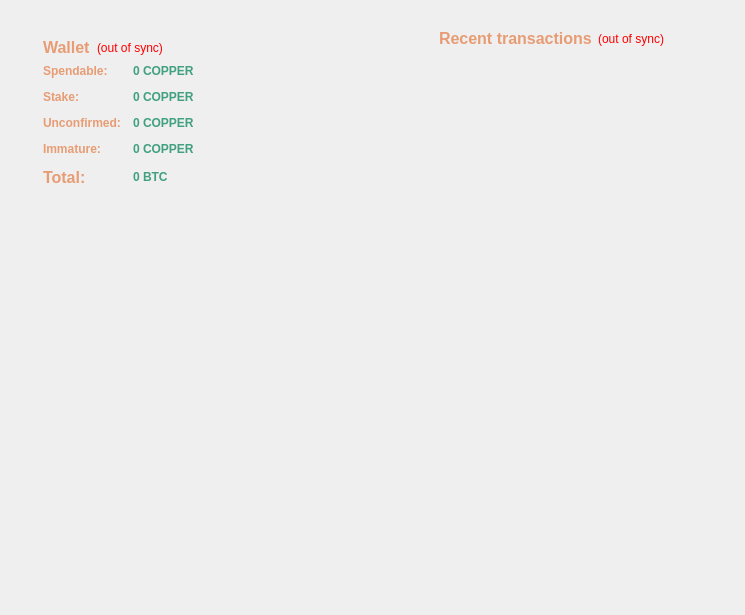
<?xml version="1.0" encoding="UTF-8"?>
<ui version="4.0">
 <class>OverviewPage</class>
 <widget class="QWidget" name="OverviewPage">
  <property name="geometry">
   <rect>
    <x>0</x>
    <y>0</y>
    <width>745</width>
    <height>615</height>
   </rect>
  </property>
  <property name="windowTitle">
   <string>Form</string>
  </property>
  <layout class="QGridLayout" name="gridLayout_4">
   <item row="0" column="0">
    <spacer name="horizontalSpacer_5">
     <property name="orientation">
      <enum>Qt::Horizontal</enum>
     </property>
     <property name="sizeType">
      <enum>QSizePolicy::Fixed</enum>
     </property>
     <property name="sizeHint" stdset="0">
      <size>
       <width>5</width>
       <height>100</height>
      </size>
     </property>
    </spacer>
   </item>
   <item row="0" column="1">
    <widget class="QFrame" name="frame_4">
     <property name="frameShape">
      <enum>QFrame::NoFrame</enum>
     </property>
     <property name="frameShadow">
      <enum>QFrame::Plain</enum>
     </property>
     <property name="lineWidth">
      <number>0</number>
     </property>
     <layout class="QGridLayout" name="gridLayout_3">
      <item row="0" column="1">
       <layout class="QVBoxLayout" name="verticalLayout_3">
        <item>
         <widget class="QFrame" name="frame_2">
          <property name="frameShape">
           <enum>QFrame::NoFrame</enum>
          </property>
          <property name="frameShadow">
           <enum>QFrame::Plain</enum>
          </property>
          <property name="lineWidth">
           <number>-1</number>
          </property>
          <layout class="QVBoxLayout" name="verticalLayout">
           <item>
            <layout class="QHBoxLayout" name="horizontalLayout_2">
             <item>
              <spacer name="horizontalSpacer_6">
               <property name="orientation">
                <enum>Qt::Horizontal</enum>
               </property>
               <property name="sizeHint" stdset="0">
                <size>
                 <width>40</width>
                 <height>20</height>
                </size>
               </property>
              </spacer>
             </item>
             <item>
              <widget class="QLabel" name="label_4">
               <property name="palette">
                <palette>
                 <active>
                  <colorrole role="WindowText">
                   <brush brushstyle="SolidPattern">
                    <color alpha="255">
                     <red>231</red>
                     <green>156</green>
                     <blue>116</blue>
                    </color>
                   </brush>
                  </colorrole>
                  <colorrole role="Text">
                   <brush brushstyle="SolidPattern">
                    <color alpha="255">
                     <red>231</red>
                     <green>156</green>
                     <blue>116</blue>
                    </color>
                   </brush>
                  </colorrole>
                 </active>
                 <inactive>
                  <colorrole role="WindowText">
                   <brush brushstyle="SolidPattern">
                    <color alpha="255">
                     <red>231</red>
                     <green>156</green>
                     <blue>116</blue>
                    </color>
                   </brush>
                  </colorrole>
                  <colorrole role="Text">
                   <brush brushstyle="SolidPattern">
                    <color alpha="255">
                     <red>231</red>
                     <green>156</green>
                     <blue>116</blue>
                    </color>
                   </brush>
                  </colorrole>
                 </inactive>
                 <disabled>
                  <colorrole role="WindowText">
                   <brush brushstyle="SolidPattern">
                    <color alpha="255">
                     <red>190</red>
                     <green>190</green>
                     <blue>190</blue>
                    </color>
                   </brush>
                  </colorrole>
                  <colorrole role="Text">
                   <brush brushstyle="SolidPattern">
                    <color alpha="255">
                     <red>190</red>
                     <green>190</green>
                     <blue>190</blue>
                    </color>
                   </brush>
                  </colorrole>
                 </disabled>
                </palette>
               </property>
               <property name="text">
                <string>&lt;html&gt;&lt;head/&gt;&lt;body&gt;&lt;p&gt;&lt;span style=&quot; font-size:12pt; font-weight:600; color:#e79c74;&quot;&gt;Recent transactions&lt;/span&gt;&lt;/p&gt;&lt;/body&gt;&lt;/html&gt;</string>
               </property>
              </widget>
             </item>
             <item>
              <widget class="QLabel" name="labelTransactionsStatus">
               <property name="toolTip">
                <string>The displayed information may be out of date. Your wallet automatically synchronizes with the Coppercoin network after a connection is established, but this process has not completed yet.</string>
               </property>
               <property name="styleSheet">
                <string notr="true">QLabel { color: red; }</string>
               </property>
               <property name="text">
                <string notr="true">(out of sync)</string>
               </property>
               <property name="alignment">
                <set>Qt::AlignRight|Qt::AlignTrailing|Qt::AlignVCenter</set>
               </property>
              </widget>
             </item>
             <item>
              <spacer name="horizontalSpacer">
               <property name="orientation">
                <enum>Qt::Horizontal</enum>
               </property>
               <property name="sizeHint" stdset="0">
                <size>
                 <width>40</width>
                 <height>20</height>
                </size>
               </property>
              </spacer>
             </item>
            </layout>
           </item>
           <item>
            <widget class="QListView" name="listTransactions">
             <property name="styleSheet">
              <string notr="true">QListView { background: transparent; }</string>
             </property>
             <property name="frameShape">
              <enum>QFrame::NoFrame</enum>
             </property>
             <property name="verticalScrollBarPolicy">
              <enum>Qt::ScrollBarAlwaysOff</enum>
             </property>
             <property name="horizontalScrollBarPolicy">
              <enum>Qt::ScrollBarAlwaysOff</enum>
             </property>
             <property name="selectionMode">
              <enum>QAbstractItemView::NoSelection</enum>
             </property>
            </widget>
           </item>
          </layout>
         </widget>
        </item>
        <item>
         <spacer name="verticalSpacer_2">
          <property name="orientation">
           <enum>Qt::Vertical</enum>
          </property>
          <property name="sizeHint" stdset="0">
           <size>
            <width>20</width>
            <height>40</height>
           </size>
          </property>
         </spacer>
        </item>
       </layout>
      </item>
      <item row="0" column="0">
       <widget class="QFrame" name="frame_5">
        <property name="frameShape">
         <enum>QFrame::NoFrame</enum>
        </property>
        <property name="frameShadow">
         <enum>QFrame::Plain</enum>
        </property>
        <property name="lineWidth">
         <number>0</number>
        </property>
        <layout class="QGridLayout" name="gridLayout_2">
         <item row="2" column="0">
          <widget class="QFrame" name="frame_3">
           <property name="maximumSize">
            <size>
             <width>325</width>
             <height>300</height>
            </size>
           </property>
           <property name="styleSheet">
            <string notr="true"> background: transparent; </string>
           </property>
           <property name="frameShape">
            <enum>QFrame::NoFrame</enum>
           </property>
           <property name="frameShadow">
            <enum>QFrame::Plain</enum>
           </property>
           <layout class="QGridLayout" name="gridLayout">
            <item row="1" column="1">
             <spacer name="verticalSpacer">
              <property name="orientation">
               <enum>Qt::Vertical</enum>
              </property>
              <property name="sizeHint" stdset="0">
               <size>
                <width>20</width>
                <height>7</height>
               </size>
              </property>
             </spacer>
            </item>
            <item row="0" column="2">
             <spacer name="horizontalSpacer_4">
              <property name="orientation">
               <enum>Qt::Horizontal</enum>
              </property>
              <property name="sizeHint" stdset="0">
               <size>
                <width>9</width>
                <height>20</height>
               </size>
              </property>
             </spacer>
            </item>
            <item row="0" column="0">
             <spacer name="horizontalSpacer_3">
              <property name="orientation">
               <enum>Qt::Horizontal</enum>
              </property>
              <property name="sizeHint" stdset="0">
               <size>
                <width>10</width>
                <height>20</height>
               </size>
              </property>
             </spacer>
            </item>
            <item row="0" column="1">
             <widget class="QLabel" name="label_7">
              <property name="minimumSize">
               <size>
                <width>250</width>
                <height>250</height>
               </size>
              </property>
              <property name="maximumSize">
               <size>
                <width>200</width>
                <height>200</height>
               </size>
              </property>
              <property name="text">
               <string/>
              </property>
              <property name="pixmap">
               <pixmap resource="../bitcoin.qrc">:/images/res/images/over.png</pixmap>
              </property>
              <property name="scaledContents">
               <bool>true</bool>
              </property>
              <property name="margin">
               <number>5</number>
              </property>
             </widget>
            </item>
           </layout>
          </widget>
         </item>
         <item row="0" column="0">
          <widget class="QFrame" name="frame">
           <property name="frameShape">
            <enum>QFrame::NoFrame</enum>
           </property>
           <property name="frameShadow">
            <enum>QFrame::Plain</enum>
           </property>
           <property name="lineWidth">
            <number>-1</number>
           </property>
           <layout class="QVBoxLayout" name="verticalLayout_4">
            <item>
             <layout class="QHBoxLayout" name="horizontalLayout_4">
              <item>
               <widget class="QLabel" name="label_5">
                <property name="palette">
                 <palette>
                  <active>
                   <colorrole role="WindowText">
                    <brush brushstyle="SolidPattern">
                     <color alpha="255">
                      <red>231</red>
                      <green>156</green>
                      <blue>116</blue>
                     </color>
                    </brush>
                   </colorrole>
                   <colorrole role="Text">
                    <brush brushstyle="SolidPattern">
                     <color alpha="255">
                      <red>231</red>
                      <green>156</green>
                      <blue>116</blue>
                     </color>
                    </brush>
                   </colorrole>
                  </active>
                  <inactive>
                   <colorrole role="WindowText">
                    <brush brushstyle="SolidPattern">
                     <color alpha="255">
                      <red>231</red>
                      <green>156</green>
                      <blue>116</blue>
                     </color>
                    </brush>
                   </colorrole>
                   <colorrole role="Text">
                    <brush brushstyle="SolidPattern">
                     <color alpha="255">
                      <red>231</red>
                      <green>156</green>
                      <blue>116</blue>
                     </color>
                    </brush>
                   </colorrole>
                  </inactive>
                  <disabled>
                   <colorrole role="WindowText">
                    <brush brushstyle="SolidPattern">
                     <color alpha="255">
                      <red>190</red>
                      <green>190</green>
                      <blue>190</blue>
                     </color>
                    </brush>
                   </colorrole>
                   <colorrole role="Text">
                    <brush brushstyle="SolidPattern">
                     <color alpha="255">
                      <red>190</red>
                      <green>190</green>
                      <blue>190</blue>
                     </color>
                    </brush>
                   </colorrole>
                  </disabled>
                 </palette>
                </property>
                <property name="font">
                 <font>
                  <pointsize>11</pointsize>
                  <weight>75</weight>
                  <bold>true</bold>
                 </font>
                </property>
                <property name="text">
                 <string>&lt;html&gt;&lt;head/&gt;&lt;body&gt;&lt;p&gt;&lt;span style=&quot; font-size:12pt; color:#e79c74;&quot;&gt;Wallet&lt;/span&gt;&lt;/p&gt;&lt;/body&gt;&lt;/html&gt;</string>
                </property>
               </widget>
              </item>
              <item>
               <widget class="QLabel" name="labelWalletStatus">
                <property name="toolTip">
                 <string>The displayed information may be out of date. Your wallet automatically synchronizes with the Coppercoin network after a connection is established, but this process has not completed yet.</string>
                </property>
                <property name="styleSheet">
                 <string notr="true">QLabel { color: red; }</string>
                </property>
                <property name="text">
                 <string notr="true">(out of sync)</string>
                </property>
                <property name="alignment">
                 <set>Qt::AlignLeading|Qt::AlignLeft|Qt::AlignVCenter</set>
                </property>
               </widget>
              </item>
              <item>
               <spacer name="horizontalSpacer_2">
                <property name="orientation">
                 <enum>Qt::Horizontal</enum>
                </property>
                <property name="sizeHint" stdset="0">
                 <size>
                  <width>40</width>
                  <height>20</height>
                 </size>
                </property>
               </spacer>
              </item>
             </layout>
            </item>
            <item>
             <layout class="QFormLayout" name="formLayout_2">
              <property name="fieldGrowthPolicy">
               <enum>QFormLayout::AllNonFixedFieldsGrow</enum>
              </property>
              <property name="horizontalSpacing">
               <number>12</number>
              </property>
              <property name="verticalSpacing">
               <number>12</number>
              </property>
              <item row="0" column="0">
               <widget class="QLabel" name="label">
                <property name="palette">
                 <palette>
                  <active>
                   <colorrole role="WindowText">
                    <brush brushstyle="SolidPattern">
                     <color alpha="255">
                      <red>231</red>
                      <green>156</green>
                      <blue>116</blue>
                     </color>
                    </brush>
                   </colorrole>
                   <colorrole role="Text">
                    <brush brushstyle="SolidPattern">
                     <color alpha="255">
                      <red>231</red>
                      <green>156</green>
                      <blue>116</blue>
                     </color>
                    </brush>
                   </colorrole>
                  </active>
                  <inactive>
                   <colorrole role="WindowText">
                    <brush brushstyle="SolidPattern">
                     <color alpha="255">
                      <red>231</red>
                      <green>156</green>
                      <blue>116</blue>
                     </color>
                    </brush>
                   </colorrole>
                   <colorrole role="Text">
                    <brush brushstyle="SolidPattern">
                     <color alpha="255">
                      <red>231</red>
                      <green>156</green>
                      <blue>116</blue>
                     </color>
                    </brush>
                   </colorrole>
                  </inactive>
                  <disabled>
                   <colorrole role="WindowText">
                    <brush brushstyle="SolidPattern">
                     <color alpha="255">
                      <red>190</red>
                      <green>190</green>
                      <blue>190</blue>
                     </color>
                    </brush>
                   </colorrole>
                   <colorrole role="Text">
                    <brush brushstyle="SolidPattern">
                     <color alpha="255">
                      <red>190</red>
                      <green>190</green>
                      <blue>190</blue>
                     </color>
                    </brush>
                   </colorrole>
                  </disabled>
                 </palette>
                </property>
                <property name="text">
                 <string>&lt;html&gt;&lt;head/&gt;&lt;body&gt;&lt;p&gt;&lt;span style=&quot; font-weight:600; color:#e79c74;&quot;&gt;Spendable:&lt;/span&gt;&lt;/p&gt;&lt;/body&gt;&lt;/html&gt;</string>
                </property>
               </widget>
              </item>
              <item row="0" column="1">
               <widget class="QLabel" name="labelBalance">
                <property name="palette">
                 <palette>
                  <active>
                   <colorrole role="WindowText">
                    <brush brushstyle="SolidPattern">
                     <color alpha="255">
                      <red>65</red>
                      <green>160</green>
                      <blue>127</blue>
                     </color>
                    </brush>
                   </colorrole>
                   <colorrole role="Text">
                    <brush brushstyle="SolidPattern">
                     <color alpha="255">
                      <red>65</red>
                      <green>160</green>
                      <blue>127</blue>
                     </color>
                    </brush>
                   </colorrole>
                  </active>
                  <inactive>
                   <colorrole role="WindowText">
                    <brush brushstyle="SolidPattern">
                     <color alpha="255">
                      <red>65</red>
                      <green>160</green>
                      <blue>127</blue>
                     </color>
                    </brush>
                   </colorrole>
                   <colorrole role="Text">
                    <brush brushstyle="SolidPattern">
                     <color alpha="255">
                      <red>65</red>
                      <green>160</green>
                      <blue>127</blue>
                     </color>
                    </brush>
                   </colorrole>
                  </inactive>
                  <disabled>
                   <colorrole role="WindowText">
                    <brush brushstyle="SolidPattern">
                     <color alpha="255">
                      <red>190</red>
                      <green>190</green>
                      <blue>190</blue>
                     </color>
                    </brush>
                   </colorrole>
                   <colorrole role="Text">
                    <brush brushstyle="SolidPattern">
                     <color alpha="255">
                      <red>190</red>
                      <green>190</green>
                      <blue>190</blue>
                     </color>
                    </brush>
                   </colorrole>
                  </disabled>
                 </palette>
                </property>
                <property name="font">
                 <font>
                  <weight>75</weight>
                  <bold>true</bold>
                 </font>
                </property>
                <property name="cursor">
                 <cursorShape>IBeamCursor</cursorShape>
                </property>
                <property name="toolTip">
                 <string>Your current spendable balance</string>
                </property>
                <property name="text">
                 <string notr="true">0 COPPER</string>
                </property>
                <property name="textInteractionFlags">
                 <set>Qt::LinksAccessibleByMouse|Qt::TextSelectableByKeyboard|Qt::TextSelectableByMouse</set>
                </property>
               </widget>
              </item>
              <item row="1" column="0">
               <widget class="QLabel" name="label_6">
                <property name="palette">
                 <palette>
                  <active>
                   <colorrole role="WindowText">
                    <brush brushstyle="SolidPattern">
                     <color alpha="255">
                      <red>231</red>
                      <green>156</green>
                      <blue>116</blue>
                     </color>
                    </brush>
                   </colorrole>
                   <colorrole role="Text">
                    <brush brushstyle="SolidPattern">
                     <color alpha="255">
                      <red>231</red>
                      <green>156</green>
                      <blue>116</blue>
                     </color>
                    </brush>
                   </colorrole>
                  </active>
                  <inactive>
                   <colorrole role="WindowText">
                    <brush brushstyle="SolidPattern">
                     <color alpha="255">
                      <red>231</red>
                      <green>156</green>
                      <blue>116</blue>
                     </color>
                    </brush>
                   </colorrole>
                   <colorrole role="Text">
                    <brush brushstyle="SolidPattern">
                     <color alpha="255">
                      <red>231</red>
                      <green>156</green>
                      <blue>116</blue>
                     </color>
                    </brush>
                   </colorrole>
                  </inactive>
                  <disabled>
                   <colorrole role="WindowText">
                    <brush brushstyle="SolidPattern">
                     <color alpha="255">
                      <red>190</red>
                      <green>190</green>
                      <blue>190</blue>
                     </color>
                    </brush>
                   </colorrole>
                   <colorrole role="Text">
                    <brush brushstyle="SolidPattern">
                     <color alpha="255">
                      <red>190</red>
                      <green>190</green>
                      <blue>190</blue>
                     </color>
                    </brush>
                   </colorrole>
                  </disabled>
                 </palette>
                </property>
                <property name="text">
                 <string>&lt;html&gt;&lt;head/&gt;&lt;body&gt;&lt;p&gt;&lt;span style=&quot; font-weight:600; color:#e79c74;&quot;&gt;Stake:&lt;/span&gt;&lt;/p&gt;&lt;/body&gt;&lt;/html&gt;</string>
                </property>
               </widget>
              </item>
              <item row="1" column="1">
               <widget class="QLabel" name="labelStake">
                <property name="palette">
                 <palette>
                  <active>
                   <colorrole role="WindowText">
                    <brush brushstyle="SolidPattern">
                     <color alpha="255">
                      <red>65</red>
                      <green>160</green>
                      <blue>127</blue>
                     </color>
                    </brush>
                   </colorrole>
                   <colorrole role="Button">
                    <brush brushstyle="SolidPattern">
                     <color alpha="255">
                      <red>255</red>
                      <green>255</green>
                      <blue>255</blue>
                     </color>
                    </brush>
                   </colorrole>
                   <colorrole role="Text">
                    <brush brushstyle="SolidPattern">
                     <color alpha="255">
                      <red>65</red>
                      <green>160</green>
                      <blue>127</blue>
                     </color>
                    </brush>
                   </colorrole>
                  </active>
                  <inactive>
                   <colorrole role="WindowText">
                    <brush brushstyle="SolidPattern">
                     <color alpha="255">
                      <red>65</red>
                      <green>160</green>
                      <blue>127</blue>
                     </color>
                    </brush>
                   </colorrole>
                   <colorrole role="Button">
                    <brush brushstyle="SolidPattern">
                     <color alpha="255">
                      <red>255</red>
                      <green>255</green>
                      <blue>255</blue>
                     </color>
                    </brush>
                   </colorrole>
                   <colorrole role="Text">
                    <brush brushstyle="SolidPattern">
                     <color alpha="255">
                      <red>65</red>
                      <green>160</green>
                      <blue>127</blue>
                     </color>
                    </brush>
                   </colorrole>
                  </inactive>
                  <disabled>
                   <colorrole role="WindowText">
                    <brush brushstyle="SolidPattern">
                     <color alpha="255">
                      <red>190</red>
                      <green>190</green>
                      <blue>190</blue>
                     </color>
                    </brush>
                   </colorrole>
                   <colorrole role="Button">
                    <brush brushstyle="SolidPattern">
                     <color alpha="255">
                      <red>255</red>
                      <green>255</green>
                      <blue>255</blue>
                     </color>
                    </brush>
                   </colorrole>
                   <colorrole role="Text">
                    <brush brushstyle="SolidPattern">
                     <color alpha="255">
                      <red>190</red>
                      <green>190</green>
                      <blue>190</blue>
                     </color>
                    </brush>
                   </colorrole>
                  </disabled>
                 </palette>
                </property>
                <property name="font">
                 <font>
                  <weight>75</weight>
                  <bold>true</bold>
                 </font>
                </property>
                <property name="cursor">
                 <cursorShape>IBeamCursor</cursorShape>
                </property>
                <property name="toolTip">
                 <string>Total of coins that was staked, and do not yet count toward the current balance</string>
                </property>
                <property name="text">
                 <string notr="true">0 COPPER</string>
                </property>
                <property name="textInteractionFlags">
                 <set>Qt::LinksAccessibleByMouse|Qt::TextSelectableByKeyboard|Qt::TextSelectableByMouse</set>
                </property>
               </widget>
              </item>
              <item row="2" column="0">
               <widget class="QLabel" name="label_3">
                <property name="palette">
                 <palette>
                  <active>
                   <colorrole role="WindowText">
                    <brush brushstyle="SolidPattern">
                     <color alpha="255">
                      <red>231</red>
                      <green>156</green>
                      <blue>116</blue>
                     </color>
                    </brush>
                   </colorrole>
                   <colorrole role="Text">
                    <brush brushstyle="SolidPattern">
                     <color alpha="255">
                      <red>231</red>
                      <green>156</green>
                      <blue>116</blue>
                     </color>
                    </brush>
                   </colorrole>
                  </active>
                  <inactive>
                   <colorrole role="WindowText">
                    <brush brushstyle="SolidPattern">
                     <color alpha="255">
                      <red>231</red>
                      <green>156</green>
                      <blue>116</blue>
                     </color>
                    </brush>
                   </colorrole>
                   <colorrole role="Text">
                    <brush brushstyle="SolidPattern">
                     <color alpha="255">
                      <red>231</red>
                      <green>156</green>
                      <blue>116</blue>
                     </color>
                    </brush>
                   </colorrole>
                  </inactive>
                  <disabled>
                   <colorrole role="WindowText">
                    <brush brushstyle="SolidPattern">
                     <color alpha="255">
                      <red>190</red>
                      <green>190</green>
                      <blue>190</blue>
                     </color>
                    </brush>
                   </colorrole>
                   <colorrole role="Text">
                    <brush brushstyle="SolidPattern">
                     <color alpha="255">
                      <red>190</red>
                      <green>190</green>
                      <blue>190</blue>
                     </color>
                    </brush>
                   </colorrole>
                  </disabled>
                 </palette>
                </property>
                <property name="text">
                 <string>&lt;html&gt;&lt;head/&gt;&lt;body&gt;&lt;p&gt;&lt;span style=&quot; font-weight:600; color:#e79c74;&quot;&gt;Unconfirmed:&lt;/span&gt;&lt;/p&gt;&lt;/body&gt;&lt;/html&gt;</string>
                </property>
               </widget>
              </item>
              <item row="2" column="1">
               <widget class="QLabel" name="labelUnconfirmed">
                <property name="palette">
                 <palette>
                  <active>
                   <colorrole role="WindowText">
                    <brush brushstyle="SolidPattern">
                     <color alpha="255">
                      <red>65</red>
                      <green>160</green>
                      <blue>127</blue>
                     </color>
                    </brush>
                   </colorrole>
                   <colorrole role="Text">
                    <brush brushstyle="SolidPattern">
                     <color alpha="255">
                      <red>65</red>
                      <green>160</green>
                      <blue>127</blue>
                     </color>
                    </brush>
                   </colorrole>
                  </active>
                  <inactive>
                   <colorrole role="WindowText">
                    <brush brushstyle="SolidPattern">
                     <color alpha="255">
                      <red>65</red>
                      <green>160</green>
                      <blue>127</blue>
                     </color>
                    </brush>
                   </colorrole>
                   <colorrole role="Text">
                    <brush brushstyle="SolidPattern">
                     <color alpha="255">
                      <red>65</red>
                      <green>160</green>
                      <blue>127</blue>
                     </color>
                    </brush>
                   </colorrole>
                  </inactive>
                  <disabled>
                   <colorrole role="WindowText">
                    <brush brushstyle="SolidPattern">
                     <color alpha="255">
                      <red>190</red>
                      <green>190</green>
                      <blue>190</blue>
                     </color>
                    </brush>
                   </colorrole>
                   <colorrole role="Text">
                    <brush brushstyle="SolidPattern">
                     <color alpha="255">
                      <red>190</red>
                      <green>190</green>
                      <blue>190</blue>
                     </color>
                    </brush>
                   </colorrole>
                  </disabled>
                 </palette>
                </property>
                <property name="font">
                 <font>
                  <weight>75</weight>
                  <bold>true</bold>
                 </font>
                </property>
                <property name="cursor">
                 <cursorShape>IBeamCursor</cursorShape>
                </property>
                <property name="toolTip">
                 <string>Total of transactions that have yet to be confirmed, and do not yet count toward the current balance</string>
                </property>
                <property name="text">
                 <string notr="true">0 COPPER</string>
                </property>
                <property name="textInteractionFlags">
                 <set>Qt::LinksAccessibleByMouse|Qt::TextSelectableByKeyboard|Qt::TextSelectableByMouse</set>
                </property>
               </widget>
              </item>
              <item row="3" column="0">
               <widget class="QLabel" name="labelImmatureText">
                <property name="palette">
                 <palette>
                  <active>
                   <colorrole role="WindowText">
                    <brush brushstyle="SolidPattern">
                     <color alpha="255">
                      <red>231</red>
                      <green>156</green>
                      <blue>116</blue>
                     </color>
                    </brush>
                   </colorrole>
                   <colorrole role="Text">
                    <brush brushstyle="SolidPattern">
                     <color alpha="255">
                      <red>231</red>
                      <green>156</green>
                      <blue>116</blue>
                     </color>
                    </brush>
                   </colorrole>
                  </active>
                  <inactive>
                   <colorrole role="WindowText">
                    <brush brushstyle="SolidPattern">
                     <color alpha="255">
                      <red>231</red>
                      <green>156</green>
                      <blue>116</blue>
                     </color>
                    </brush>
                   </colorrole>
                   <colorrole role="Text">
                    <brush brushstyle="SolidPattern">
                     <color alpha="255">
                      <red>231</red>
                      <green>156</green>
                      <blue>116</blue>
                     </color>
                    </brush>
                   </colorrole>
                  </inactive>
                  <disabled>
                   <colorrole role="WindowText">
                    <brush brushstyle="SolidPattern">
                     <color alpha="255">
                      <red>190</red>
                      <green>190</green>
                      <blue>190</blue>
                     </color>
                    </brush>
                   </colorrole>
                   <colorrole role="Text">
                    <brush brushstyle="SolidPattern">
                     <color alpha="255">
                      <red>190</red>
                      <green>190</green>
                      <blue>190</blue>
                     </color>
                    </brush>
                   </colorrole>
                  </disabled>
                 </palette>
                </property>
                <property name="text">
                 <string>&lt;html&gt;&lt;head/&gt;&lt;body&gt;&lt;p&gt;&lt;span style=&quot; font-weight:600; color:#e79c74;&quot;&gt;Immature:&lt;/span&gt;&lt;/p&gt;&lt;/body&gt;&lt;/html&gt;</string>
                </property>
               </widget>
              </item>
              <item row="3" column="1">
               <widget class="QLabel" name="labelImmature">
                <property name="palette">
                 <palette>
                  <active>
                   <colorrole role="WindowText">
                    <brush brushstyle="SolidPattern">
                     <color alpha="255">
                      <red>65</red>
                      <green>160</green>
                      <blue>127</blue>
                     </color>
                    </brush>
                   </colorrole>
                   <colorrole role="Text">
                    <brush brushstyle="SolidPattern">
                     <color alpha="255">
                      <red>65</red>
                      <green>160</green>
                      <blue>127</blue>
                     </color>
                    </brush>
                   </colorrole>
                  </active>
                  <inactive>
                   <colorrole role="WindowText">
                    <brush brushstyle="SolidPattern">
                     <color alpha="255">
                      <red>65</red>
                      <green>160</green>
                      <blue>127</blue>
                     </color>
                    </brush>
                   </colorrole>
                   <colorrole role="Text">
                    <brush brushstyle="SolidPattern">
                     <color alpha="255">
                      <red>65</red>
                      <green>160</green>
                      <blue>127</blue>
                     </color>
                    </brush>
                   </colorrole>
                  </inactive>
                  <disabled>
                   <colorrole role="WindowText">
                    <brush brushstyle="SolidPattern">
                     <color alpha="255">
                      <red>190</red>
                      <green>190</green>
                      <blue>190</blue>
                     </color>
                    </brush>
                   </colorrole>
                   <colorrole role="Text">
                    <brush brushstyle="SolidPattern">
                     <color alpha="255">
                      <red>190</red>
                      <green>190</green>
                      <blue>190</blue>
                     </color>
                    </brush>
                   </colorrole>
                  </disabled>
                 </palette>
                </property>
                <property name="font">
                 <font>
                  <weight>75</weight>
                  <bold>true</bold>
                 </font>
                </property>
                <property name="toolTip">
                 <string>Mined balance that has not yet matured</string>
                </property>
                <property name="text">
                 <string notr="true">0 COPPER</string>
                </property>
                <property name="textInteractionFlags">
                 <set>Qt::LinksAccessibleByMouse|Qt::TextSelectableByKeyboard|Qt::TextSelectableByMouse</set>
                </property>
               </widget>
              </item>
              <item row="4" column="0">
               <widget class="QLabel" name="labelTotalText">
                <property name="palette">
                 <palette>
                  <active>
                   <colorrole role="WindowText">
                    <brush brushstyle="SolidPattern">
                     <color alpha="255">
                      <red>231</red>
                      <green>156</green>
                      <blue>116</blue>
                     </color>
                    </brush>
                   </colorrole>
                   <colorrole role="Text">
                    <brush brushstyle="SolidPattern">
                     <color alpha="255">
                      <red>231</red>
                      <green>156</green>
                      <blue>116</blue>
                     </color>
                    </brush>
                   </colorrole>
                  </active>
                  <inactive>
                   <colorrole role="WindowText">
                    <brush brushstyle="SolidPattern">
                     <color alpha="255">
                      <red>231</red>
                      <green>156</green>
                      <blue>116</blue>
                     </color>
                    </brush>
                   </colorrole>
                   <colorrole role="Text">
                    <brush brushstyle="SolidPattern">
                     <color alpha="255">
                      <red>231</red>
                      <green>156</green>
                      <blue>116</blue>
                     </color>
                    </brush>
                   </colorrole>
                  </inactive>
                  <disabled>
                   <colorrole role="WindowText">
                    <brush brushstyle="SolidPattern">
                     <color alpha="255">
                      <red>190</red>
                      <green>190</green>
                      <blue>190</blue>
                     </color>
                    </brush>
                   </colorrole>
                   <colorrole role="Text">
                    <brush brushstyle="SolidPattern">
                     <color alpha="255">
                      <red>190</red>
                      <green>190</green>
                      <blue>190</blue>
                     </color>
                    </brush>
                   </colorrole>
                  </disabled>
                 </palette>
                </property>
                <property name="text">
                 <string>&lt;html&gt;&lt;head/&gt;&lt;body&gt;&lt;p&gt;&lt;span style=&quot; font-size:12pt; font-weight:600; color:#e79c74;&quot;&gt;Total:&lt;/span&gt;&lt;/p&gt;&lt;/body&gt;&lt;/html&gt;</string>
                </property>
               </widget>
              </item>
              <item row="4" column="1">
               <widget class="QLabel" name="labelTotal">
                <property name="palette">
                 <palette>
                  <active>
                   <colorrole role="WindowText">
                    <brush brushstyle="SolidPattern">
                     <color alpha="255">
                      <red>65</red>
                      <green>160</green>
                      <blue>127</blue>
                     </color>
                    </brush>
                   </colorrole>
                   <colorrole role="Text">
                    <brush brushstyle="SolidPattern">
                     <color alpha="255">
                      <red>65</red>
                      <green>160</green>
                      <blue>127</blue>
                     </color>
                    </brush>
                   </colorrole>
                  </active>
                  <inactive>
                   <colorrole role="WindowText">
                    <brush brushstyle="SolidPattern">
                     <color alpha="255">
                      <red>65</red>
                      <green>160</green>
                      <blue>127</blue>
                     </color>
                    </brush>
                   </colorrole>
                   <colorrole role="Text">
                    <brush brushstyle="SolidPattern">
                     <color alpha="255">
                      <red>65</red>
                      <green>160</green>
                      <blue>127</blue>
                     </color>
                    </brush>
                   </colorrole>
                  </inactive>
                  <disabled>
                   <colorrole role="WindowText">
                    <brush brushstyle="SolidPattern">
                     <color alpha="255">
                      <red>190</red>
                      <green>190</green>
                      <blue>190</blue>
                     </color>
                    </brush>
                   </colorrole>
                   <colorrole role="Text">
                    <brush brushstyle="SolidPattern">
                     <color alpha="255">
                      <red>190</red>
                      <green>190</green>
                      <blue>190</blue>
                     </color>
                    </brush>
                   </colorrole>
                  </disabled>
                 </palette>
                </property>
                <property name="font">
                 <font>
                  <weight>75</weight>
                  <bold>true</bold>
                 </font>
                </property>
                <property name="cursor">
                 <cursorShape>IBeamCursor</cursorShape>
                </property>
                <property name="toolTip">
                 <string>Your current total balance</string>
                </property>
                <property name="text">
                 <string notr="true">0 BTC</string>
                </property>
                <property name="textInteractionFlags">
                 <set>Qt::LinksAccessibleByMouse|Qt::TextSelectableByKeyboard|Qt::TextSelectableByMouse</set>
                </property>
               </widget>
              </item>
             </layout>
            </item>
           </layout>
          </widget>
         </item>
         <item row="1" column="0">
          <spacer name="verticalSpacer_3">
           <property name="orientation">
            <enum>Qt::Vertical</enum>
           </property>
           <property name="sizeType">
            <enum>QSizePolicy::Expanding</enum>
           </property>
           <property name="sizeHint" stdset="0">
            <size>
             <width>222</width>
             <height>36</height>
            </size>
           </property>
          </spacer>
         </item>
         <item row="3" column="0">
          <spacer name="verticalSpacer_4">
           <property name="orientation">
            <enum>Qt::Vertical</enum>
           </property>
           <property name="sizeHint" stdset="0">
            <size>
             <width>20</width>
             <height>40</height>
            </size>
           </property>
          </spacer>
         </item>
        </layout>
       </widget>
      </item>
     </layout>
    </widget>
   </item>
  </layout>
 </widget>
 <resources>
  <include location="../bitcoin.qrc"/>
 </resources>
 <connections/>
</ui>
